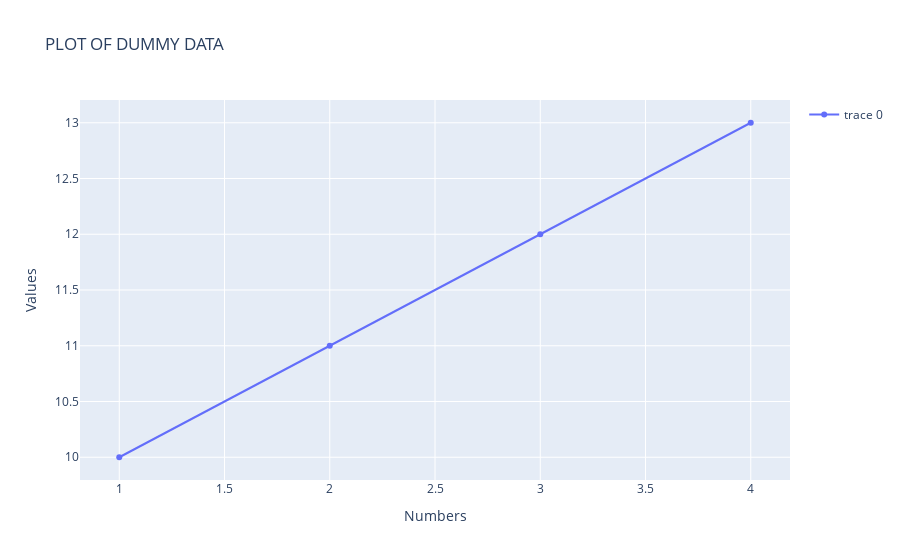

Notebook cell for this chart:
### Code cell
# customize the plot
fig.update_layout(
    title = 'PLOT OF DUMMY DATA',
    xaxis = dict(title='Numbers'),
    yaxis = dict(title='Values'),
    showlegend = True,
)
fig.show()

### Figure 1 — Plotly figure (JSON) as saved in the notebook; plotly's stock layout.template omitted (floating-point values rounded to 4 significant figures)
{"data": [{"type": "scatter", "x": [1, 2, 3, 4], "y": [10, 11, 12, 13]}], "layout": {"showlegend": true, "title": {"text": "PLOT OF DUMMY DATA"}, "xaxis": {"title": {"text": "Numbers"}}, "yaxis": {"title": {"text": "Values"}}}}
